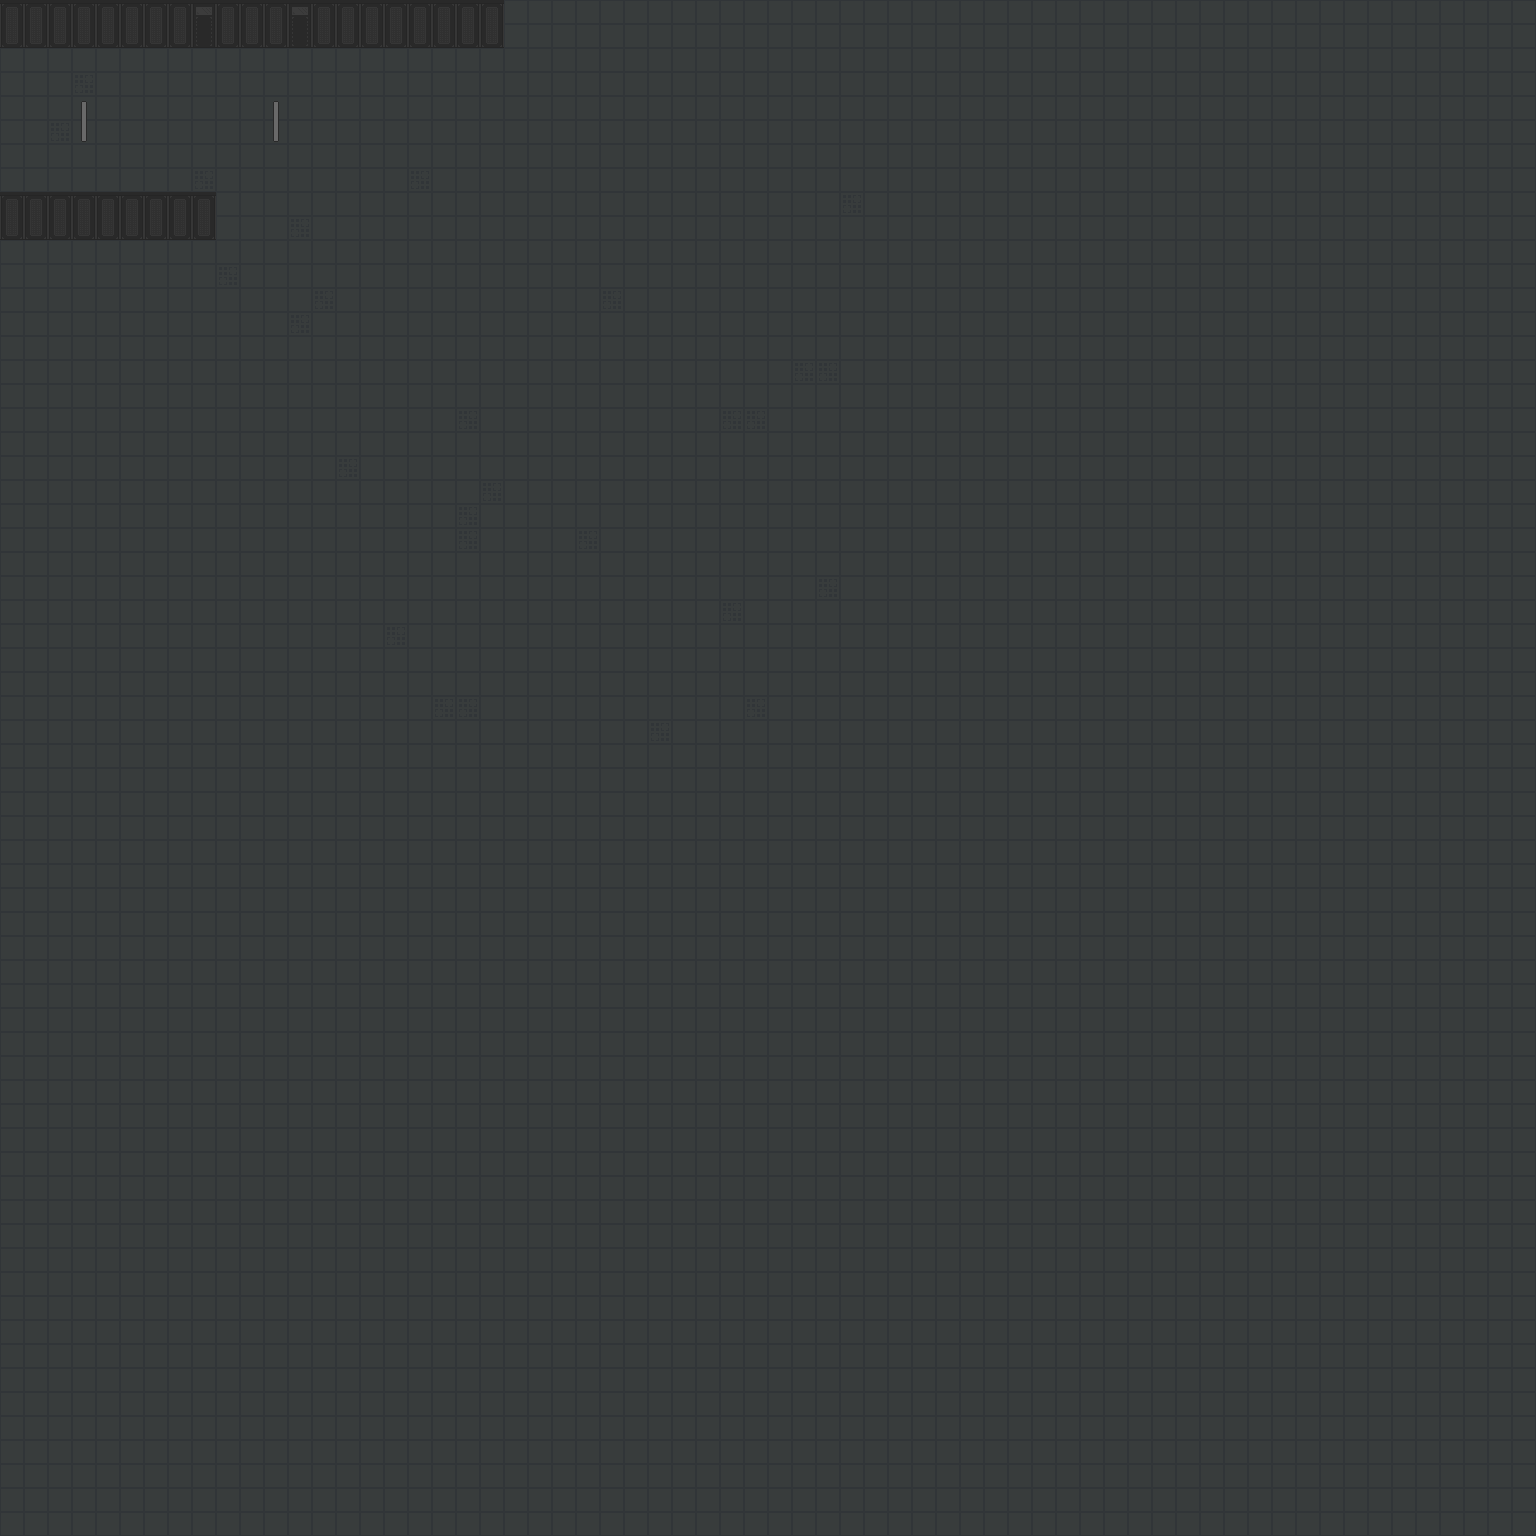

This game map was drawn from its Tiled (.tmx) file and the tilesets committed beside it. A one-line description and the trimmed map source follow:
An orthogonal 64x64 tile map with 24x24 px tiles, 6 tile layers (Floor, Walls, UnderChar1, UnderChar2, ...), 2 tilesets.

<map version="1.0" tiledversion="1.1.6" orientation="orthogonal" renderorder="right-down" width="64" height="64" tilewidth="24" tileheight="24" infinite="0" nextobjectid="1">
 <tileset firstgid="1" source="Lab.tsx" />
 <tileset firstgid="313" source="DarkAlley.tsx" />
 <layer name="Floor" width="64" height="64">
  <data>[4096 cells, 4096 non-empty, 2 distinct tile ids]</data>
 </layer>
 <layer name="Walls" width="64" height="64">
  <data>[4096 cells, 60 non-empty, 4 distinct tile ids]</data>
 </layer>
 <layer name="UnderChar1" width="64" height="64">
  <data>[4096 cells, 2 non-empty, 1 distinct tile ids]</data>
 </layer>
 <layer name="UnderChar2" width="64" height="64">
  <data>[4096 cells, 0 non-empty, 0 distinct tile ids]</data>
 </layer>
 <layer name="OverChar1" width="64" height="64">
  <data>[4096 cells, 2 non-empty, 1 distinct tile ids]</data>
 </layer>
 <layer name="OverChar2" width="64" height="64">
  <data>[4096 cells, 0 non-empty, 0 distinct tile ids]</data>
 </layer>
</map>
